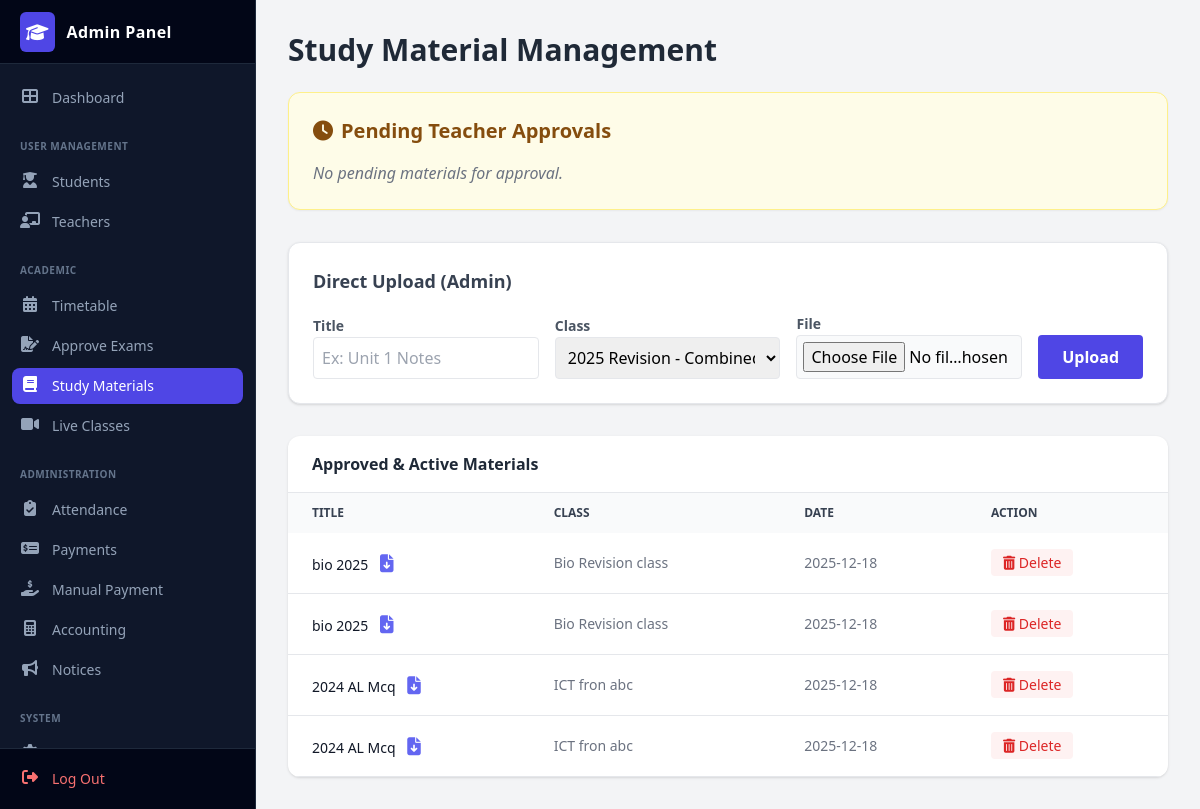
/admin/manage_study_materials.php (signed in), run on an earlier commit of the app's database.
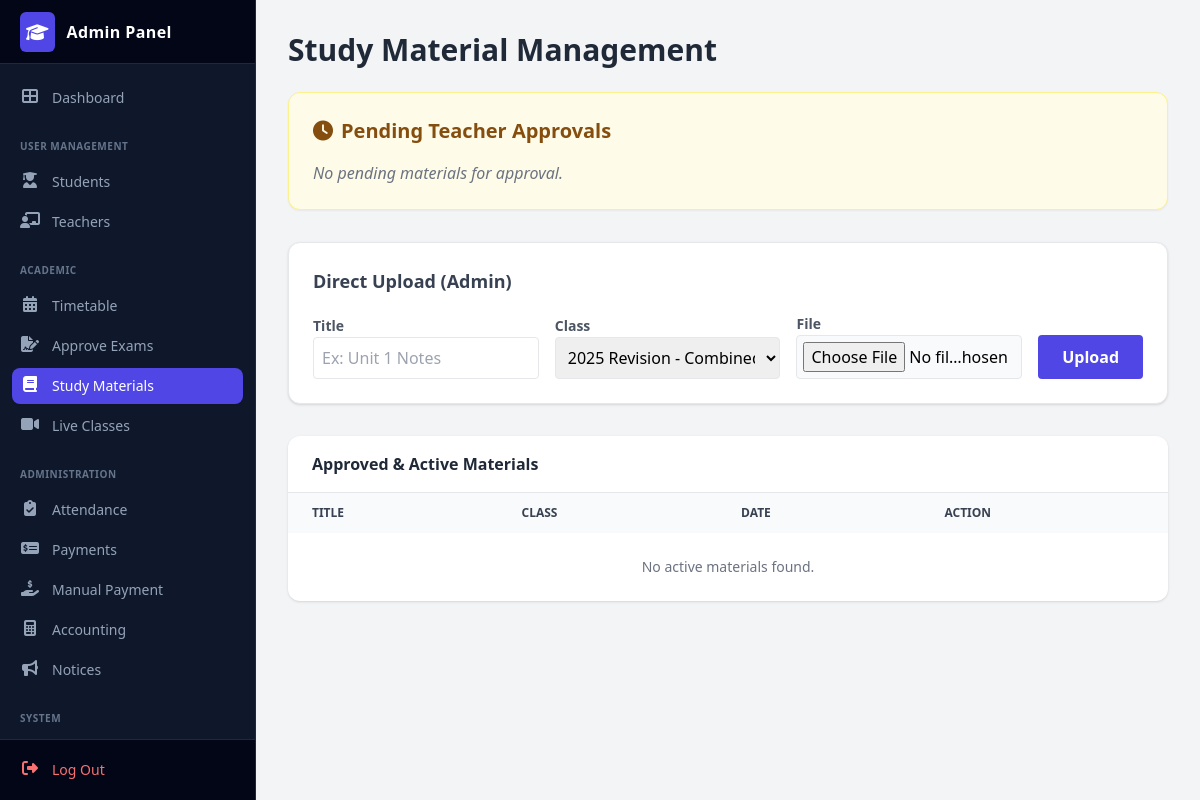
And on a later commit of the database.
### tables this page shows
CREATE TABLE `study_materials` (
  `material_id` int(11) NOT NULL,
  `title` varchar(255) NOT NULL,
  `class_id` int(11) NOT NULL,
  `file_path` varchar(500) NOT NULL,
  `uploaded_by` int(11) NOT NULL,
  `uploaded_on` timestamp NOT NULL DEFAULT current_timestamp(),
  `status` tinyint(1) DEFAULT 1
);

CREATE TABLE `classes` (
  `class_id` int(11) NOT NULL,
  `class_name` varchar(100) NOT NULL,
  `stream` varchar(50) NOT NULL,
  `subject` varchar(50) NOT NULL,
  `teacher_name` varchar(100) DEFAULT NULL,
  `fee` decimal(10,2) NOT NULL,
  `day` varchar(20) DEFAULT NULL,
  `time` varchar(20) DEFAULT NULL,
  `status` tinyint(4) DEFAULT 1
);

### admin/manage_study_materials.php (the view, shortened to what the changed rows need)
<?php
include('db_con.php');
$active_sql = "SELECT sm.*, c.class_name FROM study_materials sm
               JOIN classes c ON sm.class_id = c.class_id
               WHERE sm.status = 1 ORDER BY sm.uploaded_on DESC";
$active_res = $conn->query($active_sql);
?>
<!DOCTYPE html>
<html lang="en">
<head>
    <script src="https://cdn.tailwindcss.com"></script>
    <link rel="stylesheet" href="https://cdnjs.cloudflare.com/ajax/libs/font-awesome/6.4.0/css/all.min.css">
</head>
<body class="bg-gray-100 font-sans">
    <?php include('includes/sidebar.php'); ?>
    <div class="ml-64 p-8">
        <h2 class="text-3xl font-bold text-gray-800 mb-6">Study Material Management</h2>
        <div class="bg-white rounded-xl shadow overflow-hidden">
            <div class="overflow-x-auto">
                <table class="w-full text-sm text-left text-gray-500">
                    <thead class="text-xs text-gray-700 uppercase bg-gray-50">
                        <tr>
                            <th class="px-6 py-3">Title</th>
                            <th class="px-6 py-3">Class</th>
                            <th class="px-6 py-3">Date</th>
                            <th class="px-6 py-3">Action</th>
                        </tr>
                    </thead>
                    <tbody>
                        <?php if ($active_res->num_rows > 0): ?>
                            <?php while ($row = $active_res->fetch_assoc()): ?>
                                <tr class="border-b hover:bg-gray-50">
                                    <td class="px-6 py-4 font-medium text-gray-900">
                                        <?php echo htmlspecialchars($row['title']); ?>
                                        <a href="../<?php echo $row['file_path']; ?>" target="_blank" class="ml-2 text-indigo-500 hover:text-indigo-700 text-lg" title="View/Download">
                                            <i class="fas fa-file-download"></i>
                                        </a>
                                    </td>
                                    <td class="px-6 py-4"><?php echo htmlspecialchars($row['class_name']); ?></td>
                                    <td class="px-6 py-4"><?php echo date('Y-m-d', strtotime($row['uploaded_on'])); ?></td>
                                    <td class="px-6 py-4">
                                        <a href="?action=delete&id=<?php echo $row['material_id']; ?>" onclick="return confirm('Are you sure you want to delete this file?')" class="text-red-600 hover:text-red-900 bg-red-50 px-3 py-1 rounded">
                                            <i class="fas fa-trash-alt"></i> Delete
                                        </a>
                                    </td>
                                </tr>
                            <?php endwhile; ?>
                        <?php else: ?>
                            <tr><td colspan="4" class="text-center py-6">No active materials found.</td></tr>
                        <?php endif; ?>
                    </tbody>
                </table>
            </div>
        </div>
    </div>
</body>
</html>

### admin/includes/sidebar.php (shortened to what the changed rows need)
<?php
function getAdminActive($page)
{
   $current_page = basename($_SERVER['PHP_SELF']);
   if ($current_page == $page) {
      return 'bg-indigo-600 text-white shadow-sm';
   } else {
      return 'text-slate-400 hover:bg-slate-800 hover:text-white';
   }
}
?>
<aside id="logo-sidebar"
   class="fixed top-0 left-0 z-40 w-64 h-screen transition-transform -translate-x-full bg-slate-900 border-r border-slate-800 sm:translate-x-0 flex flex-col font-sans"
   aria-label="Sidebar">
   <div class="flex-1 px-3 py-4 overflow-y-auto custom-scrollbar">
      <ul class="space-y-1 font-medium">
         <li>
            <a href="settings.php"
               class="flex items-center p-2 rounded-lg transition-all duration-200 group <?php echo getAdminActive('settings.php'); ?>">
               <i class="fas fa-cog w-5 h-5 transition duration-75 text-center"></i>
               <span class="ms-3 text-sm">Settings</span>
            </a>
         </li>
      </ul>
   </div>
</aside>

What changed in the data, as far as the page shows it:
removed study_materials: title "bio 2025", class.class_name "Bio Revision class", uploaded_on "2025-12-18"
removed study_materials: title "bio 2025", class.class_name "Bio Revision class", uploaded_on "2025-12-18"
removed study_materials: title "2024 AL Mcq", class.class_name "ICT fron abc", uploaded_on "2025-12-18"
removed study_materials: title "2024 AL Mcq", class.class_name "ICT fron abc", uploaded_on "2025-12-18"
Also different on the page:
text now shown: "No active materials found."
